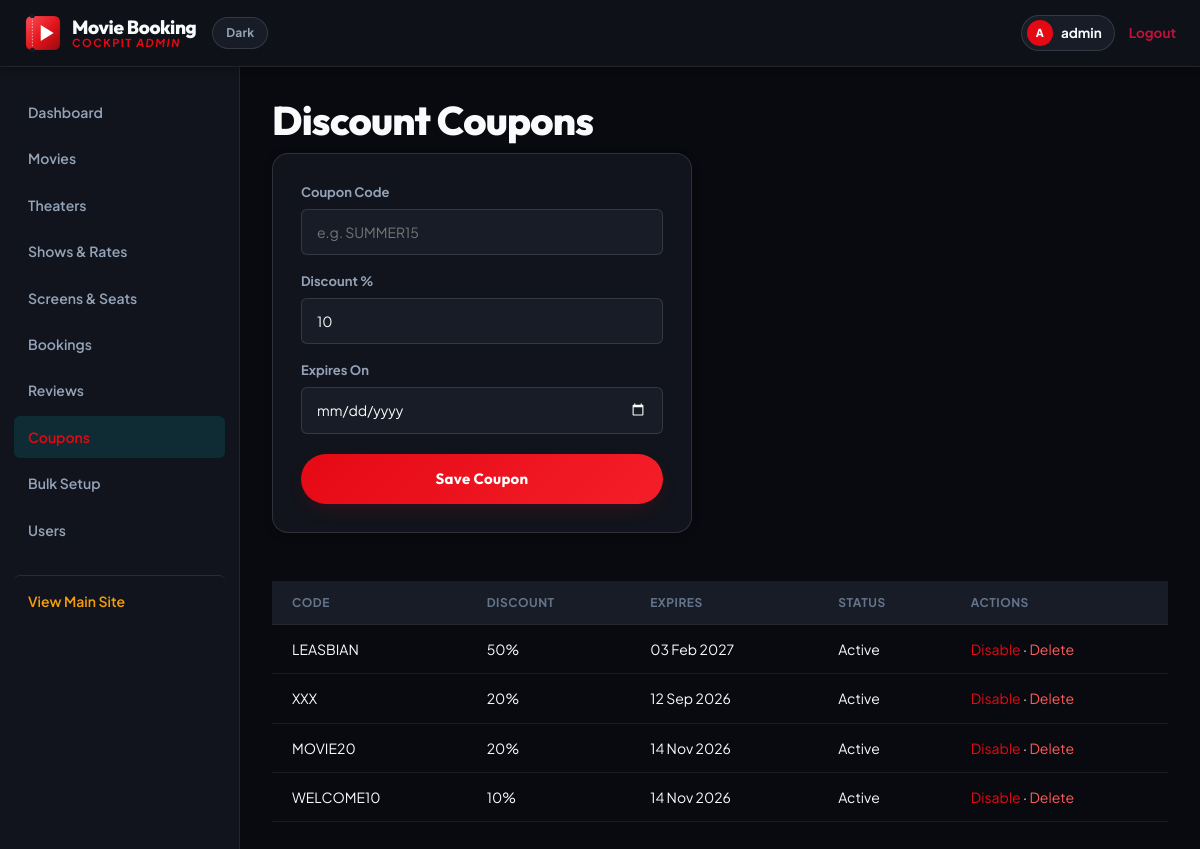
/admin/coupons.php (signed in), run on the app's committed database.
### tables this page shows
CREATE TABLE `coupons` (
  `coupon_id` int(11) NOT NULL,
  `code` varchar(30) NOT NULL,
  `discount_percent` int(11) NOT NULL,
  `active` tinyint(1) DEFAULT 1,
  `expires_on` date DEFAULT NULL
);

### includes/functions.php (called while the page is built, shortened)
<?php
function clean($value) {
    return htmlspecialchars(trim($value), ENT_QUOTES, 'UTF-8');
}
    ?>

### admin/coupons.php (the view, shortened to what this page needs)
<?php
require_once __DIR__ . '/../includes/functions.php';
$coupons = $conn->query("SELECT * FROM coupons ORDER BY coupon_id DESC");
include __DIR__ . '/admin_header.php';
?> <h1>Discount Coupons</h1> <?php if ($error): ?><div class="alert alert-error"><?php echo $error; ?></div><?php endif; ?> <form method="POST" class="form-box" style="margin-left:0;max-width:420px;"> <label>Coupon Code</label> <input type="text" name="code" placeholder="e.g. SUMMER15" required> <label>Discount %</label> <input type="number" name="discount_percent" min="1" max="100" value="10" required> <label>Expires On</label> <input type="date" name="expires_on"> <button type="submit">Save Coupon</button>
</form> <div class="admin-table-scroll"> <table class="admin-table-nowrap" style="margin-top:24px;"> <tr><th>Code</th><th>Discount</th><th>Expires</th><th>Status</th><th>Actions</th></tr> <?php while ($c = $coupons->fetch_assoc()): ?> <tr> <td><?php echo clean($c['code']); ?></td> <td><?php echo (int)$c['discount_percent']; ?>%</td> <td><?php echo $c['expires_on'] ? date('d M Y', strtotime($c['expires_on'])) : 'Never'; ?></td> <td><?php echo $c['active'] ? 'Active' : 'Disabled'; ?></td> <td> <a href="?toggle=<?php echo $c['coupon_id']; ?>"><?php echo $c['active'] ? 'Disable' : 'Enable'; ?></a> &middot; <a href="?delete=<?php echo $c['coupon_id']; ?>" onclick="return confirm('Delete this coupon?');" style="color:#ff5c5c;">Delete</a> </td> </tr> <?php endwhile; ?>
</table> </div> <?php include __DIR__ . '/admin_footer.php'; ?>

### data on the page
coupons: code "LEASBIAN", discount_percent "50", expires_on "03 Feb 2027", active "Active"
coupons: code "XXX", discount_percent "20", expires_on "12 Sep 2026", active "Active"
coupons: code "MOVIE20", discount_percent "20", expires_on "14 Nov 2026", active "Active"
coupons: code "WELCOME10", discount_percent "10", expires_on "14 Nov 2026", active "Active"

### other printed values
mb_strtoupper(mb_substr($_SESSION['admin_name'], 0, 1)) "A"
$_SESSION['admin_name'] "admin"
